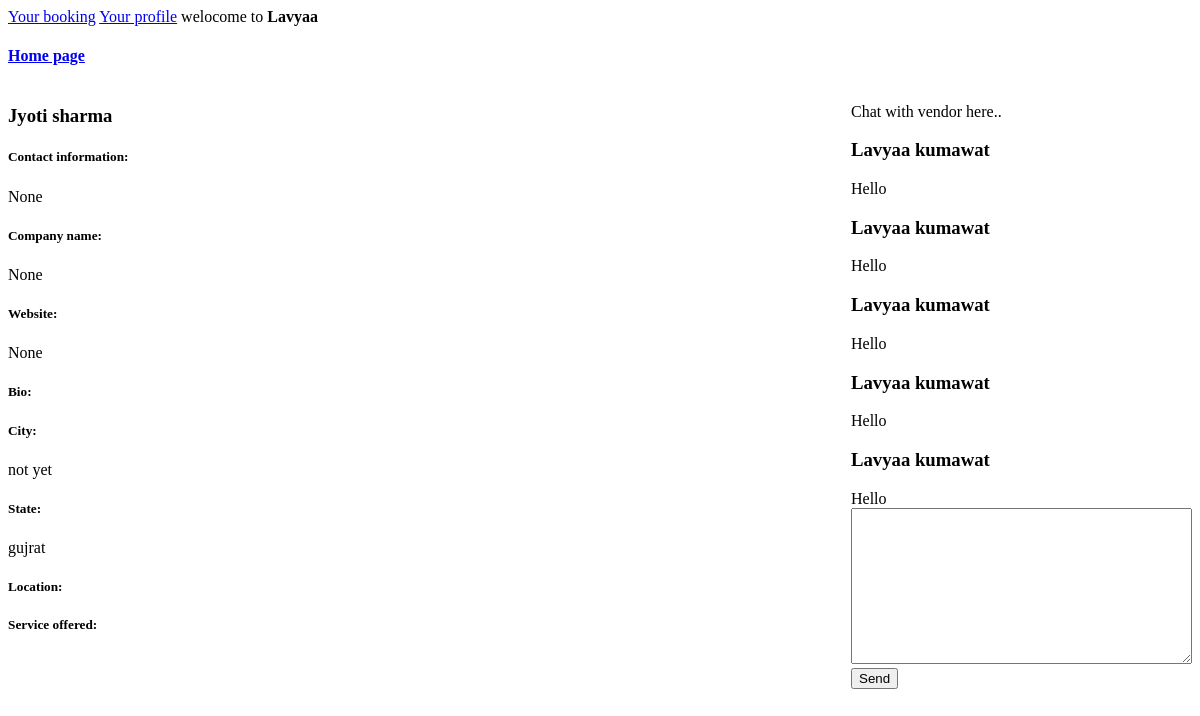
Page /event-planner-info/21/ (signed in) on the earlier database version.
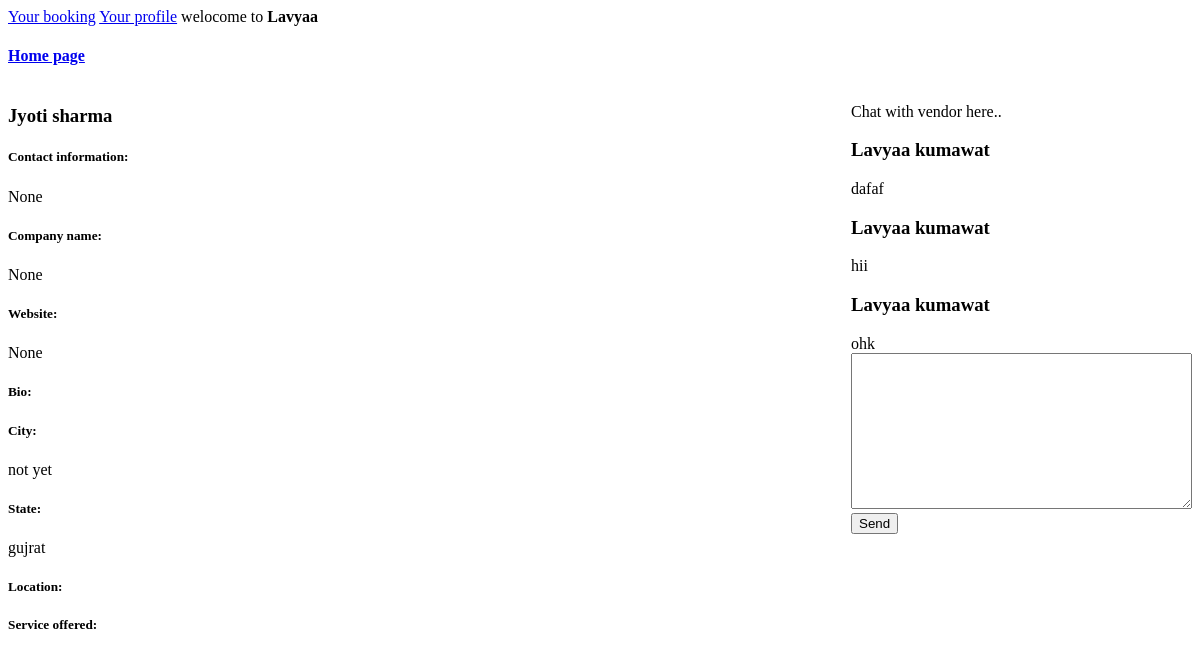
Same page on the later database version.
### EventPlanner/models.py (models this page shows, shortened)
class UserProfile(models.Model):
    user = models.OneToOneField(User,on_delete=models.CASCADE)
    user_type = models.CharField(choices=user_type_choices,max_length=50)
    contact_info = models.CharField(max_length=200,blank=True,null=True,verbose_name='Contact information')
    company_name = models.CharField(max_length=50,blank=True,null=True)
    website = models.URLField(max_length=200,blank=True,null=True)
    bio = models.TextField(blank=True,null=True)
    city = models.CharField(max_length=20,null=False,blank=False)
    state = models.CharField(max_length=20,null=False,blank=False)
    location = models.TextField(blank=True,null=True)
    service_offered = models.TextField(blank=True,null=True)

### customer/models.py (models this page shows)
class Messages(models.Model):
    sender_id = models.ForeignKey(User,on_delete=models.CASCADE,null=False,blank=False)
    message = models.TextField(null=False,blank=False)
    created=models.DateTimeField(auto_now_add = True)

### EventPlanner/views.py (the view)
# urls.py: path('event-planner-info/<int:pk>/',views.EventPlannerInfo),
def EventPlannerInfo(request,pk):
    if request.method == 'POST':
        unique_token_form = request.POST.get('unique-token')
        unique_token_session = request.session.get('chat_token')
        if unique_token_form == unique_token_session:
            message_form = MessageForm(request.POST)
            if message_form.is_valid():
                message_object = message_form.save(commit = False)
                message_object.sender_id = request.user
                message_object.save()
                del request.session['chat_token']
                return redirect(f'/event-planner-info/{pk}/')
    else:
        unique_token = str(uuid.uuid4())
        request.session['chat_token'] = unique_token
    messages = Messages.objects.filter(sender_id=request.user)
    user = User.objects.get(id = pk)
    user_profile = UserProfile.objects.get(user = user)
    user_profile_form = UserProfileForm(instance = user_profile)
    context = {'user_profile_form':user_profile_form,'user':user,'MessageForm':MessageForm,'messages':messages,'unique_token':unique_token}
    return render(request,'EventPlanner/event-planner-info.html',context)

### EventPlanner/forms.py
class UserProfileForm(ModelForm):
    class Meta:
        model = UserProfile
        fields = '__all__'
        exclude = ('user_type','user',)

### EventPlanner/templates/EventPlanner/event-planner-info.html (shortened to what this page needs)
{% extends 'home.html' %}
{% block content %}
<div class="grid-div">
    <div>
        <h3>{{user.first_name}} {{user.last_name}}</h3>
        {% for field in user_profile_form %}
        <h5>{{field.label_tag}}</h5>
        <p>{{field.value}}</p>
        {% endfor %}
    </div>
    <div>
        <p>Chat with vendor here..</p>
        <div>
            {% for message in messages %}
               <div><h3> {{message.sender_id.first_name}} {{message.sender_id.last_name}}</h3></div>
               <div>{{message.message}}</div>
            {% endfor %}
        </div>
        <div>
            <form action="" method="POST">
                {{MessageForm.message}}
                <input type="submit" value="Send">
            </form>
        </div>
    </div>
</div>
{% endblock %}

Differences in the rows shown:
removed Messages: sender_id.first_name "Lavyaa", sender_id.last_name "kumawat", message "Hello"
removed Messages: sender_id.first_name "Lavyaa", sender_id.last_name "kumawat", message "Hello"
removed Messages: sender_id.first_name "Lavyaa", sender_id.last_name "kumawat", message "Hello"
removed Messages: sender_id.first_name "Lavyaa", sender_id.last_name "kumawat", message "Hello"
removed Messages: sender_id.first_name "Lavyaa", sender_id.last_name "kumawat", message "Hello"
added Messages: sender_id.first_name "Lavyaa", sender_id.last_name "kumawat", message "dafaf"
added Messages: sender_id.first_name "Lavyaa", sender_id.last_name "kumawat", message "hii"
added Messages: sender_id.first_name "Lavyaa", sender_id.last_name "kumawat", message "ohk"
